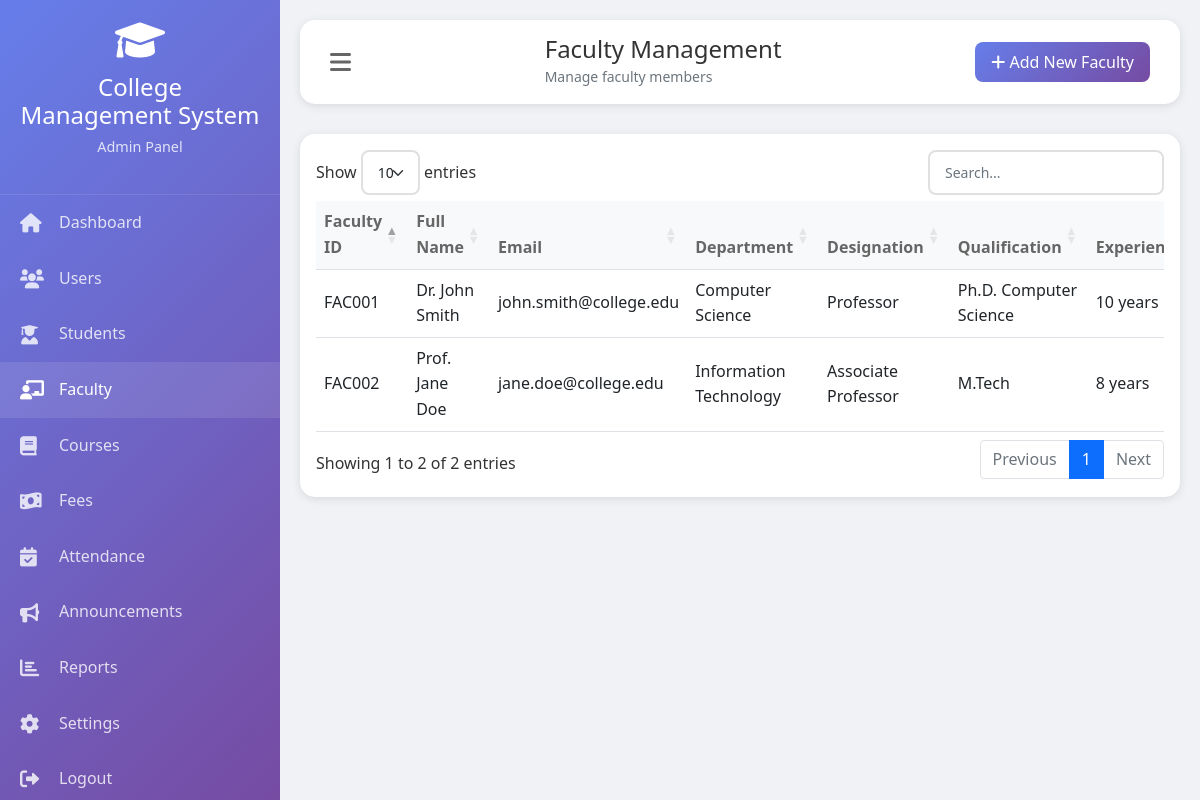
Page /faculty.php (signed in) on the committed database.
### tables this page shows
CREATE TABLE faculty (
    id INT PRIMARY KEY AUTO_INCREMENT,
    user_id INT UNIQUE,
    faculty_id VARCHAR(20) UNIQUE NOT NULL,
    designation VARCHAR(100),
    qualification VARCHAR(200),
    joining_date DATE,
    specialization VARCHAR(200),
    experience_years INT,
    department VARCHAR(100),
    office_hours TEXT,
    FOREIGN KEY (user_id) REFERENCES users(id) ON DELETE CASCADE
);

CREATE TABLE users (
    id INT PRIMARY KEY AUTO_INCREMENT,
    username VARCHAR(50) UNIQUE NOT NULL,
    password VARCHAR(50) NOT NULL,  
    email VARCHAR(100) UNIQUE NOT NULL,
    role ENUM('admin', 'faculty', 'student') NOT NULL,
    full_name VARCHAR(100) NOT NULL,
    phone VARCHAR(20),
    address TEXT,
    profile_image VARCHAR(255),
    created_at TIMESTAMP DEFAULT CURRENT_TIMESTAMP,
    updated_at TIMESTAMP DEFAULT CURRENT_TIMESTAMP ON UPDATE CURRENT_TIMESTAMP
);

### faculty.php (the view, shortened to what this page needs)
<?php
require_once '../config/database.php';
$faculty = $conn->query("
    SELECT f.*, u.full_name, u.email, u.phone, u.address, u.created_at
    FROM faculty f
    JOIN users u ON f.user_id = u.id
    ORDER BY f.faculty_id
");
include '../includes/header.php';
include '../includes/sidebar.php';
?>
<div class="main-content" id="mainContent">
    <div class="top-bar">
        <button class="menu-toggle" onclick="toggleSidebar()">
            <i class="fas fa-bars"></i>
        </button>
        <div>
            <h4 class="mb-0">Faculty Management</h4>
            <small class="text-muted">Manage faculty members</small>
        </div>
        <div>
            <a href="add_faculty.php" class="btn btn-primary">
                <i class="fas fa-plus"></i> Add New Faculty
            </a>
        </div>
    </div>
    <div class="card">
        <div class="card-body">
            <div class="table-responsive">
                <table class="table table-hover datatable">
                    <thead>
                        <tr>
                            <th>Faculty ID</th>
                            <th>Full Name</th>
                            <th>Email</th>
                            <th>Department</th>
                            <th>Designation</th>
                            <th>Qualification</th>
                            <th>Experience</th>
                        </tr>
                    </thead>
                    <tbody>
                        <?php while($f = $faculty->fetch_assoc()): ?>
                        <tr>
                            <td><?php echo $f['faculty_id']; ?></td>
                            <td><?php echo $f['full_name']; ?></td>
                            <td><?php echo $f['email']; ?></td>
                            <td><?php echo $f['department'] ?: 'N/A'; ?></td>
                            <td><?php echo $f['designation'] ?: 'N/A'; ?></td>
                            <td><?php echo $f['qualification'] ?: 'N/A'; ?></td>
                            <td><?php echo $f['experience_years'] ?: '0'; ?> years</td>
                        </tr>
                        <?php endwhile; ?>
                    </tbody>
                </table>
            </div>
        </div>
    </div>
</div>
<?php include '../includes/footer.php'; ?>

### style.css (style rules this page uses)
:root { --primary-color: #4361ee; --secondary-color: #3f37c9; --success-color: #4cc9f0; --danger-color: #f72585; --warning-color: #f8961e; --info-color: #4895ef; --dark-color: #1e1e2f; --light-color: #f8f9fa; }
* { margin: 0; padding: 0; box-sizing: border-box; }
body { font-family: 'Segoe UI', Tahoma, Geneva, Verdana, sans-serif; background: #f0f2f5; color: #333; line-height: 1.6; }
.card { border: none; border-radius: 15px; box-shadow: 0 2px 10px rgba(0,0,0,0.1); transition: all 0.3s ease; }
.btn { padding: 8px 16px; border-radius: 8px; font-weight: 500; transition: all 0.3s ease; }
.btn-primary { background: linear-gradient(135deg, #667eea, #764ba2); border: none; }
.table { margin-bottom: 0; }
.table th { border-top: none; color: #666; font-weight: 600; background: #f8f9fa; }
.table td { vertical-align: middle; }

### header.php (style rules this page uses)
:root { --primary-color: #4361ee; --secondary-color: #3f37c9; --success-color: #4cc9f0; --danger-color: #f72585; --warning-color: #f8961e; --info-color: #4895ef; --dark-color: #1e1e2f; --light-color: #f8f9fa; }
body { font-family: 'Segoe UI', Tahoma, Geneva, Verdana, sans-serif; background: #f0f2f5; }
.main-content { margin-left: 280px; padding: 20px; transition: all 0.3s ease; }
.top-bar { background: white; padding: 15px 30px; border-radius: 15px; box-shadow: 0 2px 10px rgba(0,0,0,0.1); margin-bottom: 30px; display: flex; align-items: center; justify-content: space-between; }
.menu-toggle { background: none; border: none; font-size: 1.5em; color: #666; cursor: pointer; }
.btn-primary { background: linear-gradient(135deg, #667eea, #764ba2); border: none; }
.card { border: none; border-radius: 15px; box-shadow: 0 2px 10px rgba(0,0,0,0.1); margin-bottom: 20px; }
.table th { border-top: none; color: #666; font-weight: 600; }

### rows in the picture
faculty: faculty "FAC001", user.full_name "Dr. John Smith", user.email "john.smith@college.edu", department "Computer Science", designation "Professor", qualification "Ph.D. Computer Science", experience_years "10"
faculty: faculty "FAC002", user.full_name "Prof. Jane Doe", user.email "jane.doe@college.edu", department "Information Technology", designation "Associate Professor", qualification "M.Tech", experience_years "8"

### other values in the picture
SITE_NAME "College Management System"
$role "Admin"
